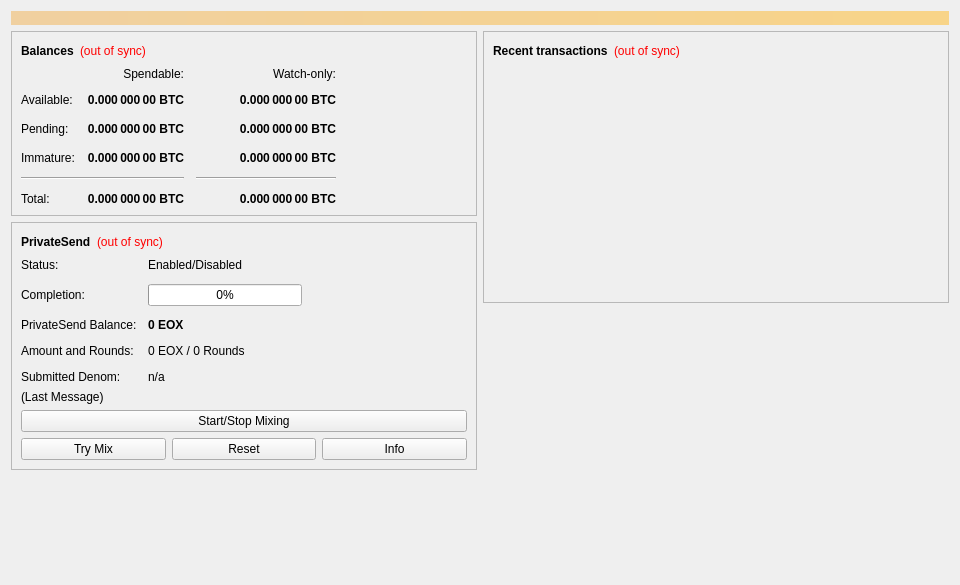
<?xml version="1.0" encoding="UTF-8"?>
<ui version="4.0">
 <class>OverviewPage</class>
 <widget class="QWidget" name="OverviewPage">
  <property name="geometry">
   <rect>
    <x>0</x>
    <y>0</y>
    <width>960</width>
    <height>585</height>
   </rect>
  </property>
  <property name="minimumSize">
   <size>
    <width>960</width>
    <height>0</height>
   </size>
  </property>
  <property name="windowTitle">
   <string>Form</string>
  </property>
  <layout class="QVBoxLayout" name="topLayout">
   <item>
    <widget class="QLabel" name="labelAlerts">
     <property name="visible">
      <bool>false</bool>
     </property>
     <property name="styleSheet">
      <string notr="true">QLabel { background-color: qlineargradient(x1: 0, y1: 0, x2: 1, y2: 0, stop:0 #F0D0A0, stop:1 #F8D488); color:#000000; }</string>
     </property>
     <property name="wordWrap">
      <bool>true</bool>
     </property>
     <property name="margin">
      <number>3</number>
     </property>
     <property name="textInteractionFlags">
      <set>Qt::TextSelectableByMouse</set>
     </property>
    </widget>
   </item>
   <item>
    <layout class="QHBoxLayout" name="horizontalLayout" stretch="1,1">
     <item>
      <layout class="QVBoxLayout" name="verticalLayout_2">
       <item>
        <widget class="QFrame" name="frame">
         <property name="frameShape">
          <enum>QFrame::StyledPanel</enum>
         </property>
         <property name="frameShadow">
          <enum>QFrame::Raised</enum>
         </property>
         <layout class="QVBoxLayout" name="verticalLayout_4">
          <item>
           <layout class="QHBoxLayout" name="horizontalLayout_4">
            <item>
             <widget class="QLabel" name="label_5">
              <property name="font">
               <font>
                <weight>75</weight>
                <bold>true</bold>
               </font>
              </property>
              <property name="text">
               <string>Balances</string>
              </property>
             </widget>
            </item>
            <item>
             <widget class="QLabel" name="labelWalletStatus">
              <property name="toolTip">
               <string>The displayed information may be out of date. Your wallet automatically synchronizes with the EOX network after a connection is established, but this process has not completed yet.</string>
              </property>
              <property name="styleSheet">
               <string notr="true">QLabel { color: red; }</string>
              </property>
              <property name="text">
               <string notr="true">(out of sync)</string>
              </property>
              <property name="alignment">
               <set>Qt::AlignLeading|Qt::AlignLeft|Qt::AlignVCenter</set>
              </property>
             </widget>
            </item>
            <item>
             <spacer name="horizontalSpacer_3">
              <property name="orientation">
               <enum>Qt::Horizontal</enum>
              </property>
              <property name="sizeHint" stdset="0">
               <size>
                <width>40</width>
                <height>20</height>
               </size>
              </property>
             </spacer>
            </item>
           </layout>
          </item>
          <item>
           <layout class="QGridLayout" name="gridLayout">
            <property name="spacing">
             <number>12</number>
            </property>
            <item row="2" column="2">
             <widget class="QLabel" name="labelWatchPending">
              <property name="font">
               <font>
                <weight>75</weight>
                <bold>true</bold>
               </font>
              </property>
              <property name="cursor">
               <cursorShape>IBeamCursor</cursorShape>
              </property>
              <property name="toolTip">
               <string>Unconfirmed transactions to watch-only addresses</string>
              </property>
              <property name="text">
               <string notr="true">0.000 000 00 BTC</string>
              </property>
              <property name="alignment">
               <set>Qt::AlignRight|Qt::AlignTrailing|Qt::AlignVCenter</set>
              </property>
              <property name="textInteractionFlags">
               <set>Qt::LinksAccessibleByMouse|Qt::TextSelectableByKeyboard|Qt::TextSelectableByMouse</set>
              </property>
             </widget>
            </item>
            <item row="2" column="1">
             <widget class="QLabel" name="labelUnconfirmed">
              <property name="font">
               <font>
                <weight>75</weight>
                <bold>true</bold>
               </font>
              </property>
              <property name="cursor">
               <cursorShape>IBeamCursor</cursorShape>
              </property>
              <property name="toolTip">
               <string>Total of transactions that have yet to be confirmed, and do not yet count toward the spendable balance</string>
              </property>
              <property name="text">
               <string notr="true">0.000 000 00 BTC</string>
              </property>
              <property name="alignment">
               <set>Qt::AlignRight|Qt::AlignTrailing|Qt::AlignVCenter</set>
              </property>
              <property name="textInteractionFlags">
               <set>Qt::LinksAccessibleByMouse|Qt::TextSelectableByKeyboard|Qt::TextSelectableByMouse</set>
              </property>
             </widget>
            </item>
            <item row="3" column="2">
             <widget class="QLabel" name="labelWatchImmature">
              <property name="font">
               <font>
                <weight>75</weight>
                <bold>true</bold>
               </font>
              </property>
              <property name="cursor">
               <cursorShape>IBeamCursor</cursorShape>
              </property>
              <property name="toolTip">
               <string>Mined balance in watch-only addresses that has not yet matured</string>
              </property>
              <property name="text">
               <string notr="true">0.000 000 00 BTC</string>
              </property>
              <property name="alignment">
               <set>Qt::AlignRight|Qt::AlignTrailing|Qt::AlignVCenter</set>
              </property>
              <property name="textInteractionFlags">
               <set>Qt::LinksAccessibleByMouse|Qt::TextSelectableByKeyboard|Qt::TextSelectableByMouse</set>
              </property>
             </widget>
            </item>
            <item row="4" column="0" colspan="2">
             <widget class="Line" name="lineSpendableBalance">
              <property name="orientation">
               <enum>Qt::Horizontal</enum>
              </property>
             </widget>
            </item>
            <item row="4" column="2">
             <widget class="Line" name="lineWatchBalance">
              <property name="sizePolicy">
               <sizepolicy hsizetype="Preferred" vsizetype="Fixed">
                <horstretch>0</horstretch>
                <verstretch>0</verstretch>
               </sizepolicy>
              </property>
              <property name="minimumSize">
               <size>
                <width>140</width>
                <height>0</height>
               </size>
              </property>
              <property name="orientation">
               <enum>Qt::Horizontal</enum>
              </property>
             </widget>
            </item>
            <item row="5" column="0">
             <widget class="QLabel" name="labelTotalText">
              <property name="text">
               <string>Total:</string>
              </property>
             </widget>
            </item>
            <item row="3" column="1">
             <widget class="QLabel" name="labelImmature">
              <property name="font">
               <font>
                <weight>75</weight>
                <bold>true</bold>
               </font>
              </property>
              <property name="cursor">
               <cursorShape>IBeamCursor</cursorShape>
              </property>
              <property name="toolTip">
               <string>Mined balance that has not yet matured</string>
              </property>
              <property name="text">
               <string notr="true">0.000 000 00 BTC</string>
              </property>
              <property name="alignment">
               <set>Qt::AlignRight|Qt::AlignTrailing|Qt::AlignVCenter</set>
              </property>
              <property name="textInteractionFlags">
               <set>Qt::LinksAccessibleByMouse|Qt::TextSelectableByKeyboard|Qt::TextSelectableByMouse</set>
              </property>
             </widget>
            </item>
            <item row="2" column="3">
             <spacer name="horizontalSpacer_2">
              <property name="orientation">
               <enum>Qt::Horizontal</enum>
              </property>
              <property name="sizeHint" stdset="0">
               <size>
                <width>40</width>
                <height>20</height>
               </size>
              </property>
             </spacer>
            </item>
            <item row="3" column="0">
             <widget class="QLabel" name="labelImmatureText">
              <property name="text">
               <string>Immature:</string>
              </property>
             </widget>
            </item>
            <item row="5" column="1">
             <widget class="QLabel" name="labelTotal">
              <property name="font">
               <font>
                <weight>75</weight>
                <bold>true</bold>
               </font>
              </property>
              <property name="cursor">
               <cursorShape>IBeamCursor</cursorShape>
              </property>
              <property name="toolTip">
               <string>Your current total balance</string>
              </property>
              <property name="text">
               <string notr="true">0.000 000 00 BTC</string>
              </property>
              <property name="alignment">
               <set>Qt::AlignRight|Qt::AlignTrailing|Qt::AlignVCenter</set>
              </property>
              <property name="textInteractionFlags">
               <set>Qt::LinksAccessibleByMouse|Qt::TextSelectableByKeyboard|Qt::TextSelectableByMouse</set>
              </property>
             </widget>
            </item>
            <item row="5" column="2">
             <widget class="QLabel" name="labelWatchTotal">
              <property name="font">
               <font>
                <weight>75</weight>
                <bold>true</bold>
               </font>
              </property>
              <property name="cursor">
               <cursorShape>IBeamCursor</cursorShape>
              </property>
              <property name="toolTip">
               <string>Current total balance in watch-only addresses</string>
              </property>
              <property name="text">
               <string notr="true">0.000 000 00 BTC</string>
              </property>
              <property name="alignment">
               <set>Qt::AlignRight|Qt::AlignTrailing|Qt::AlignVCenter</set>
              </property>
              <property name="textInteractionFlags">
               <set>Qt::LinksAccessibleByMouse|Qt::TextSelectableByKeyboard|Qt::TextSelectableByMouse</set>
              </property>
             </widget>
            </item>
            <item row="0" column="2">
             <widget class="QLabel" name="labelWatchonly">
              <property name="text">
               <string>Watch-only:</string>
              </property>
              <property name="alignment">
               <set>Qt::AlignRight|Qt::AlignTrailing|Qt::AlignVCenter</set>
              </property>
             </widget>
            </item>
            <item row="1" column="0">
             <widget class="QLabel" name="labelBalanceText">
              <property name="text">
               <string>Available:</string>
              </property>
             </widget>
            </item>
            <item row="1" column="1">
             <widget class="QLabel" name="labelBalance">
              <property name="font">
               <font>
                <weight>75</weight>
                <bold>true</bold>
               </font>
              </property>
              <property name="cursor">
               <cursorShape>IBeamCursor</cursorShape>
              </property>
              <property name="toolTip">
               <string>Your current spendable balance</string>
              </property>
              <property name="text">
               <string notr="true">0.000 000 00 BTC</string>
              </property>
              <property name="alignment">
               <set>Qt::AlignRight|Qt::AlignTrailing|Qt::AlignVCenter</set>
              </property>
              <property name="textInteractionFlags">
               <set>Qt::LinksAccessibleByMouse|Qt::TextSelectableByKeyboard|Qt::TextSelectableByMouse</set>
              </property>
             </widget>
            </item>
            <item row="1" column="2">
             <widget class="QLabel" name="labelWatchAvailable">
              <property name="font">
               <font>
                <weight>75</weight>
                <bold>true</bold>
               </font>
              </property>
              <property name="cursor">
               <cursorShape>IBeamCursor</cursorShape>
              </property>
              <property name="toolTip">
               <string>Your current balance in watch-only addresses</string>
              </property>
              <property name="text">
               <string notr="true">0.000 000 00 BTC</string>
              </property>
              <property name="alignment">
               <set>Qt::AlignRight|Qt::AlignTrailing|Qt::AlignVCenter</set>
              </property>
              <property name="textInteractionFlags">
               <set>Qt::LinksAccessibleByMouse|Qt::TextSelectableByKeyboard|Qt::TextSelectableByMouse</set>
              </property>
             </widget>
            </item>
            <item row="2" column="0">
             <widget class="QLabel" name="labelPendingText">
              <property name="text">
               <string>Pending:</string>
              </property>
             </widget>
            </item>
            <item row="0" column="1">
             <widget class="QLabel" name="labelSpendable">
              <property name="text">
               <string>Spendable:</string>
              </property>
              <property name="alignment">
               <set>Qt::AlignRight|Qt::AlignTrailing|Qt::AlignVCenter</set>
              </property>
             </widget>
            </item>
           </layout>
          </item>
         </layout>
        </widget>
       </item>
       <item>
        <widget class="QFrame" name="framePrivateSend">
         <property name="layoutDirection">
          <enum>Qt::LeftToRight</enum>
         </property>
         <property name="frameShape">
          <enum>QFrame::StyledPanel</enum>
         </property>
         <property name="frameShadow">
          <enum>QFrame::Raised</enum>
         </property>
         <layout class="QVBoxLayout" name="VerticalLayout_PS1">
          <item>
           <layout class="QHBoxLayout" name="horizontalLayout_5">
            <item>
             <widget class="QLabel" name="labelPrivateSendHeader">
              <property name="font">
               <font>
                <weight>75</weight>
                <bold>true</bold>
               </font>
              </property>
              <property name="text">
               <string>PrivateSend</string>
              </property>
             </widget>
            </item>
            <item>
             <widget class="QLabel" name="labelPrivateSendSyncStatus">
              <property name="toolTip">
               <string>The displayed information may be out of date. Your wallet automatically synchronizes with the EOX network after a connection is established, but this process has not completed yet.</string>
              </property>
              <property name="styleSheet">
               <string notr="true">QLabel { color: red; }</string>
              </property>
              <property name="text">
               <string notr="true">(out of sync)</string>
              </property>
              <property name="alignment">
               <set>Qt::AlignLeading|Qt::AlignLeft|Qt::AlignVCenter</set>
              </property>
             </widget>
            </item>
            <item>
             <spacer name="horizontalSpacer_4">
              <property name="orientation">
               <enum>Qt::Horizontal</enum>
              </property>
              <property name="sizeHint" stdset="0">
               <size>
                <width>40</width>
                <height>20</height>
               </size>
              </property>
             </spacer>
            </item>
           </layout>
          </item>
          <item>
           <layout class="QFormLayout" name="privateSendFormLayout">
            <property name="fieldGrowthPolicy">
             <enum>QFormLayout::AllNonFixedFieldsGrow</enum>
            </property>
            <property name="horizontalSpacing">
             <number>11</number>
            </property>
            <property name="verticalSpacing">
             <number>12</number>
            </property>
            <item row="0" column="0">
             <widget class="QLabel" name="labelPrivateSendEnabledText">
              <property name="text">
               <string>Status:</string>
              </property>
             </widget>
            </item>
            <item row="0" column="1">
             <widget class="QLabel" name="labelPrivateSendEnabled">
              <property name="text">
               <string>Enabled/Disabled</string>
              </property>
             </widget>
            </item>
            <item row="1" column="0">
             <widget class="QLabel" name="labelCompletitionText">
              <property name="text">
               <string>Completion:</string>
              </property>
             </widget>
            </item>
            <item row="1" column="1">
             <widget class="QProgressBar" name="privateSendProgress">
              <property name="maximumSize">
               <size>
                <width>154</width>
                <height>16777215</height>
               </size>
              </property>
              <property name="value">
               <number>0</number>
              </property>
             </widget>
            </item>
            <item row="2" column="0">
             <widget class="QLabel" name="labelAnonymizedText">
              <property name="text">
               <string>PrivateSend Balance:</string>
              </property>
             </widget>
            </item>
            <item row="2" column="1">
             <widget class="QLabel" name="labelAnonymized">
              <property name="font">
               <font>
                <weight>75</weight>
                <bold>true</bold>
               </font>
              </property>
              <property name="text">
               <string notr="true">0 EOX</string>
              </property>
             </widget>
            </item>
            <item row="3" column="0">
             <widget class="QLabel" name="labelAmountAndRoundsText">
              <property name="text">
               <string>Amount and Rounds:</string>
              </property>
             </widget>
            </item>
            <item row="3" column="1">
             <widget class="QLabel" name="labelAmountRounds">
              <property name="text">
               <string>0 EOX / 0 Rounds</string>
              </property>
             </widget>
            </item>
            <item row="4" column="0">
             <widget class="QLabel" name="labelSubmittedDenomText">
              <property name="text">
               <string>Submitted Denom:</string>
              </property>
             </widget>
            </item>
            <item row="4" column="1">
             <widget class="QLabel" name="labelSubmittedDenom">
              <property name="toolTip">
               <string>The denominations you submitted to the Masternode.&lt;br&gt;To mix, other users must submit the exact same denominations.</string>
              </property>
              <property name="text">
               <string>n/a</string>
              </property>
             </widget>
            </item>
           </layout>
          </item>
          <item>
           <layout class="QVBoxLayout" name="VerticalLayout_PS">
            <item>
             <widget class="QLabel" name="labelPrivateSendLastMessage">
              <property name="text">
               <string>(Last Message)</string>
              </property>
              <property name="alignment">
               <set>Qt::AlignLeading|Qt::AlignLeft|Qt::AlignTop</set>
              </property>
              <property name="wordWrap">
               <bool>true</bool>
              </property>
             </widget>
            </item>
            <item>
             <widget class="QPushButton" name="togglePrivateSend">
              <property name="sizePolicy">
               <sizepolicy hsizetype="MinimumExpanding" vsizetype="Fixed">
                <horstretch>0</horstretch>
                <verstretch>0</verstretch>
               </sizepolicy>
              </property>
              <property name="text">
               <string>Start/Stop Mixing</string>
              </property>
             </widget>
            </item>
            <item>
             <layout class="QHBoxLayout" name="horizontalLayout_debugbuttons">
              <item>
               <widget class="QPushButton" name="privateSendAuto">
                <property name="sizePolicy">
                 <sizepolicy hsizetype="MinimumExpanding" vsizetype="Fixed">
                  <horstretch>0</horstretch>
                  <verstretch>0</verstretch>
                 </sizepolicy>
                </property>
                <property name="toolTip">
                 <string>Try to manually submit a PrivateSend request.</string>
                </property>
                <property name="text">
                 <string>Try Mix</string>
                </property>
               </widget>
              </item>
              <item>
               <widget class="QPushButton" name="privateSendReset">
                <property name="sizePolicy">
                 <sizepolicy hsizetype="MinimumExpanding" vsizetype="Fixed">
                  <horstretch>0</horstretch>
                  <verstretch>0</verstretch>
                 </sizepolicy>
                </property>
                <property name="toolTip">
                 <string>Reset the current status of PrivateSend (can interrupt PrivateSend if it's in the process of Mixing, which can cost you money!)</string>
                </property>
                <property name="autoFillBackground">
                 <bool>false</bool>
                </property>
                <property name="text">
                 <string>Reset</string>
                </property>
               </widget>
              </item>
              <item>
               <widget class="QPushButton" name="privateSendInfo">
                <property name="sizePolicy">
                 <sizepolicy hsizetype="MinimumExpanding" vsizetype="Fixed">
                  <horstretch>0</horstretch>
                  <verstretch>0</verstretch>
                 </sizepolicy>
                </property>
                <property name="toolTip">
                 <string>Information about PrivateSend and Mixing</string>
                </property>
                <property name="text">
                 <string>Info</string>
                </property>
               </widget>
              </item>
             </layout>
            </item>
           </layout>
          </item>
         </layout>
        </widget>
       </item>
       <item>
        <spacer name="verticalSpacer">
         <property name="orientation">
          <enum>Qt::Vertical</enum>
         </property>
         <property name="sizeHint" stdset="0">
          <size>
           <width>20</width>
           <height>40</height>
          </size>
         </property>
        </spacer>
       </item>
      </layout>
     </item>
     <item>
      <layout class="QVBoxLayout" name="verticalLayout_3">
       <item>
        <widget class="QFrame" name="frame_2">
         <property name="frameShape">
          <enum>QFrame::StyledPanel</enum>
         </property>
         <property name="frameShadow">
          <enum>QFrame::Raised</enum>
         </property>
         <layout class="QVBoxLayout" name="verticalLayout">
          <item>
           <layout class="QHBoxLayout" name="horizontalLayout_2">
            <item>
             <widget class="QLabel" name="label_4">
              <property name="font">
               <font>
                <weight>75</weight>
                <bold>true</bold>
               </font>
              </property>
              <property name="text">
               <string>Recent transactions</string>
              </property>
             </widget>
            </item>
            <item>
             <widget class="QLabel" name="labelTransactionsStatus">
              <property name="toolTip">
               <string>The displayed information may be out of date. Your wallet automatically synchronizes with the EOX network after a connection is established, but this process has not completed yet.</string>
              </property>
              <property name="styleSheet">
               <string notr="true">QLabel { color: red; }</string>
              </property>
              <property name="text">
               <string notr="true">(out of sync)</string>
              </property>
              <property name="alignment">
               <set>Qt::AlignLeading|Qt::AlignLeft|Qt::AlignVCenter</set>
              </property>
             </widget>
            </item>
            <item>
             <spacer name="horizontalSpacer">
              <property name="orientation">
               <enum>Qt::Horizontal</enum>
              </property>
              <property name="sizeHint" stdset="0">
               <size>
                <width>40</width>
                <height>20</height>
               </size>
              </property>
             </spacer>
            </item>
           </layout>
          </item>
          <item>
           <widget class="QListView" name="listTransactions">
            <property name="styleSheet">
             <string notr="true">QListView { background: transparent; }</string>
            </property>
            <property name="frameShape">
             <enum>QFrame::NoFrame</enum>
            </property>
            <property name="verticalScrollBarPolicy">
             <enum>Qt::ScrollBarAlwaysOff</enum>
            </property>
            <property name="horizontalScrollBarPolicy">
             <enum>Qt::ScrollBarAlwaysOff</enum>
            </property>
            <property name="selectionMode">
             <enum>QAbstractItemView::NoSelection</enum>
            </property>
           </widget>
          </item>
         </layout>
        </widget>
       </item>
       <item>
        <spacer name="verticalSpacer_2">
         <property name="orientation">
          <enum>Qt::Vertical</enum>
         </property>
         <property name="sizeHint" stdset="0">
          <size>
           <width>20</width>
           <height>40</height>
          </size>
         </property>
        </spacer>
       </item>
      </layout>
     </item>
    </layout>
   </item>
  </layout>
 </widget>
 <resources/>
 <connections/>
</ui>
